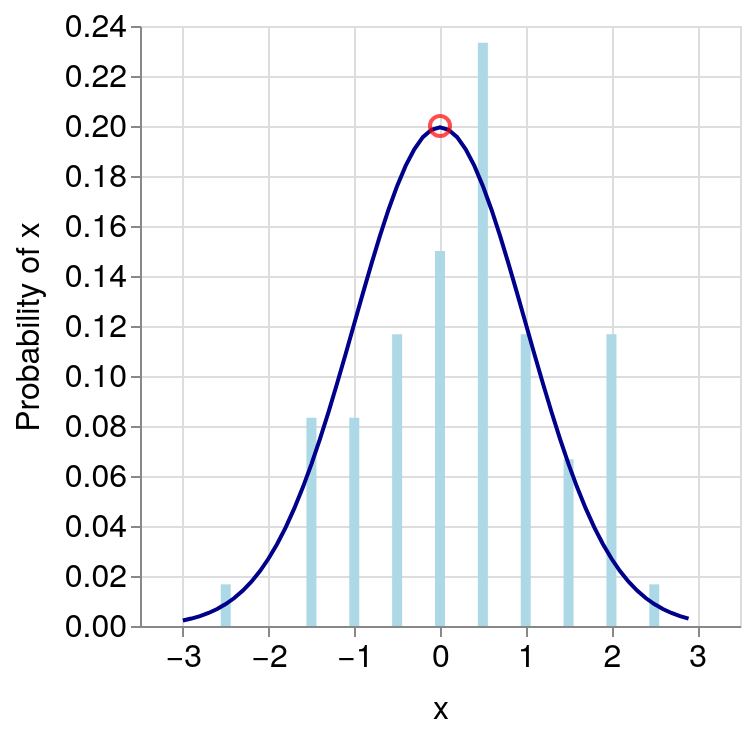

Here is the notebook cell this chart was saved with:
### Markdown cell above
- Probabilistic analysis 🎲
- Hypothesis testing 🧪
- Prediction and forecasting 📈
- Classification 🗄️
- Generative AI 🤖
- …

### Code cell
distribution = alt.Chart(
    alt.sequence(-3, 3, .1, as_='x')
).mark_line(color='darkblue').encode(
    x=alt.X('x:Q'),
    y=alt.Y('pdf:Q', title='Probability of x'),
).transform_calculate(
    mean = "0",
    std = "1",
    pdf='0.5*densityNormal(datum.x, "0", "1")'
)
samples = alt.Chart(
    alt.sequence(-3, 3, .1)
).transform_calculate(
    mean = "0",
    std  = "1",
    x='round(2*sampleNormal(+datum.mean,+datum.std))/2'
).transform_aggregate(
    count='count()', groupby=['x']
).transform_joinaggregate(
    total='sum(count)'
).transform_calculate(
    probability="datum.count / datum.total"
).mark_bar(color='lightblue').encode(
    x=alt.X('x:Q'),  # Bin the calculated random sample!
    y=alt.Y('probability:Q')
)

mean = alt.Chart(pd.DataFrame({'x': [0], 'y': [0.2]})).mark_point(size=100, color='red').encode(
    x='x:Q',
    y='y:Q'
)
samples + distribution + mean

### Figure 1 — Vega-Lite specification as saved in the notebook (floating-point values rounded to 4 significant figures)
{"config": {"title": {"fontSize": 20.0, "font": ["Source Sans Pro", "Helvetica Neue", "Helvetica", "Arial", "sans-serif"], "fontWeight": "normal"}, "axisX": {"labelFont": ["Source Sans Pro", "Helvetica Neue", "Helvetica", "Arial", "sans-serif"], "labelFontSize": 16, "titleFont": ["Source Sans Pro", "Helvetica Neue", "Helvetica", "Arial", "sans-serif"], "titleFontSize": 16, "titleFontWeight": "normal", "titlePadding": 10}, "axisY": {"labelFont": ["Source Sans Pro", "Helvetica Neue", "Helvetica", "Arial", "sans-serif"], "labelFontSize": 16, "titleFont": ["Source Sans Pro", "Helvetica Neue", "Helvetica", "Arial", "sans-serif"], "titleFontSize": 16, "titleFontWeight": "normal", "titlePadding": 10}, "legend": {"labelFont": ["Source Sans Pro", "Helvetica Neue", "Helvetica", "Arial", "sans-serif"], "labelFontSize": 16, "titleFont": ["Source Sans Pro", "Helvetica Neue", "Helvetica", "Arial", "sans-serif"], "titleFontSize": 16, "titleFontWeight": "normal"}, "text": {"font": ["Source Sans Pro", "Helvetica Neue", "Helvetica", "Arial", "sans-serif"], "fontSize": 14.4}}, "layer": [{"data": {"sequence": {"start": -3, "stop": 3, "step": 0.1}}, "mark": {"type": "bar", "color": "lightblue"}, "encoding": {"x": {"field": "x", "type": "quantitative"}, "y": {"field": "probability", "type": "quantitative"}}, "transform": [{"calculate": "0", "as": "mean"}, {"calculate": "1", "as": "std"}, {"calculate": "round(2*sampleNormal(+datum.mean,+datum.std))/2", "as": "x"}, {"aggregate": [{"op": "count", "as": "count"}], "groupby": ["x"]}, {"joinaggregate": [{"op": "sum", "field": "count", "as": "total"}]}, {"calculate": "datum.count / datum.total", "as": "probability"}]}, {"data": {"sequence": {"start": -3, "stop": 3, "step": 0.1, "as": "x"}}, "mark": {"type": "line", "color": "darkblue"}, "encoding": {"x": {"field": "x", "type": "quantitative"}, "y": {"field": "pdf", "title": "Probability of x", "type": "quantitative"}}, "transform": [{"calculate": "0", "as": "mean"}, {"calculate": "1", "as": "std"}, {"calculate": "0.5*densityNormal(datum.x, \"0\", \"1\")", "as": "pdf"}]}, {"data": {"name": "data-f83f62757c7ed2b51ba5ba5346b2fcd9"}, "mark": {"type": "point", "color": "red", "size": 100}, "encoding": {"x": {"field": "x", "type": "quantitative"}, "y": {"field": "y", "type": "quantitative"}}}], "$schema": "https://vega.github.io/schema/vega-lite/v5.20.1.json", "datasets": {"data-f83f62757c7ed2b51ba5ba5346b2fcd9": [{"x": 0, "y": 0.2}]}}
